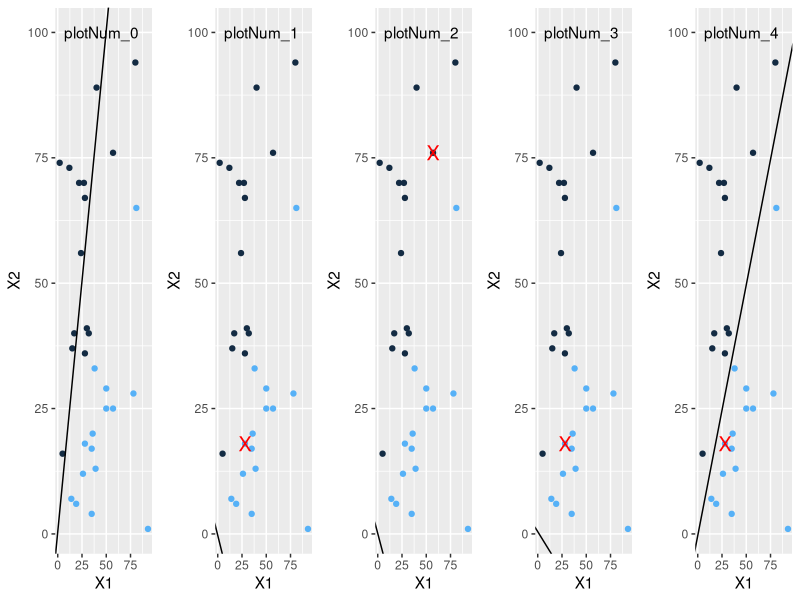

Reproduce this figure in R.
#
#  Run the linear perceptron algorithm on a random set of points
#  For simplicity sake, the sets of points are on a 2D plane and are linearly separable by the diagonal X=Y
#

multiplot <- function(..., plotlist=NULL, file, cols=1, layout=NULL) {
  require(grid)

  # Make a list from the ... arguments and plotlist
  plots <- c(list(...), plotlist)

  numPlots = length(plots)

  # If layout is NULL, then use 'cols' to determine layout
  if (is.null(layout)) {
    # Make the panel
    # ncol: Number of columns of plots
    # nrow: Number of rows needed, calculated from # of cols
    layout <- matrix(seq(1, cols * ceiling(numPlots/cols)),
                    ncol = cols, nrow = ceiling(numPlots/cols))
  }

 if (numPlots==1) {
    print(plots[[1]])

  } else {
    # Set up the page
    grid.newpage()
    pushViewport(viewport(layout = grid.layout(nrow(layout), ncol(layout))))

    # Make each plot, in the correct location
    for (i in 1:numPlots) {
      # Get the i,j matrix positions of the regions that contain this subplot
      matchidx <- as.data.frame(which(layout == i, arr.ind = TRUE))

      print(plots[[i]], vp = viewport(layout.pos.row = matchidx$row,
                                      layout.pos.col = matchidx$col))
    }
  }
}


# Function to generate a point:
generatePoint <- function(){
  target = sample(1:2, 1);
  targetVal = ifelse(target==1 ,-1, 1);
  x1 = sample(10:100, 1);
  x2 = sample(1:(x1-5), 1);

  x = ifelse(targetVal==1, x1, x2);
  y = ifelse(targetVal==1, x2, x1);

  point = c(1,x,y, targetVal);
  return(point)
}

# Function to generate df of points:
generatePoints <- function(numOfPoints) {
  df = data.frame();
  
  for (i in 1:numOfPoints ) {
    point = generatePoint();
    df = rbind(df,point);
  }
  colnames(df) = c("X0", "X1", "X2", "Target");
  return (df);
}

# Function to draw all the points:
drawPoints <- function(DF) {
  library(ggplot2);
  p = qplot(X1, X2, data=DF, color=Target) + theme(legend.position="none") ;
  return (p);
}

# Function to generate the line (W0, W1, W2)
getLineInfo <- function(W) {
	slope = -W[2]/W[3];
	b = -W[1]/W[2];
	return (c(slope, b));
}


# Function to draw the line
drawSeparatingLine <- function(W, myPlot, misfitPoint, title) {
  library(ggplot2);
  lineInfo = getLineInfo(W);
  myPlot = myPlot + geom_abline(intercept = lineInfo[2], slope = lineInfo[1]);
  myPlot = myPlot + annotate("text", x = 45, y = 100, label = title);
  if (!is.null(misfitPoint)) {
   myPlot = myPlot + annotate("text", label = "X", x = misfitPoint$X1, y = misfitPoint$X2, size = 5, colour = "red");
  }
  
  return (myPlot);
}


findMisfitPoint <- function(W, DF) {
	# Loop hrough the points until finding one that doesn't fit
    for (i in (1:nrow(DF))) {
       val = DF[i,]$X0 * W[1] + DF[i,]$X1 * W[2] + DF[i,]$X2 * W[3];
       
       sig = ifelse(val>=0, 1, -1);
       if (sig != DF[i,]$Target) {
         return (DF[i,]);
        }
    }
    return (NULL);
}


adjustWeights <- function(W, DF, misFitPoint) {
	if (is.null(misFitPoint)) {
	  return (NULL);
	}

	# Adjust weigths:
	y = misFitPoint$Target;
	X = c(misFitPoint$X0, misFitPoint$X1, misFitPoint$X2);
	W = W + y * X;
  return (W);
}


# Run the LPA and return a multiplot showing the decision boundary at each step
linearPerceptronAlgorithm <- function(numOfPoints, maxNumberOfCycles){
  DF = generatePoints(numOfPoints);
  pointsPlot = drawPoints(DF);
  #W =  sample(1:10, 3, replace=T);
  W =  sample(-10:10, 3, replace=T);
  weightsCounter = 0;
  plotsList = list();
  misFitPoint = NULL
  i =0
  while (!is.null(W) && i<maxNumberOfCycles) {  
    pltName = paste( 'plotNum_', i, sep = '' );
    newPlot = drawSeparatingLine(W, pointsPlot, misFitPoint, pltName);
    #pltName = paste( 'plotNum_', i, sep = '' );
    #print (paste('made plot ' , pltName, sep=' '));
    plotsList[[pltName]] = newPlot;
    misFitPoint = findMisfitPoint(W, DF);    
    W = adjustWeights(W, DF, misFitPoint);
    i = i+1;
  }
  return (multiplot(plotlist=plotsList, cols=5));
}

linearPerceptronAlgorithm(30, 25)
